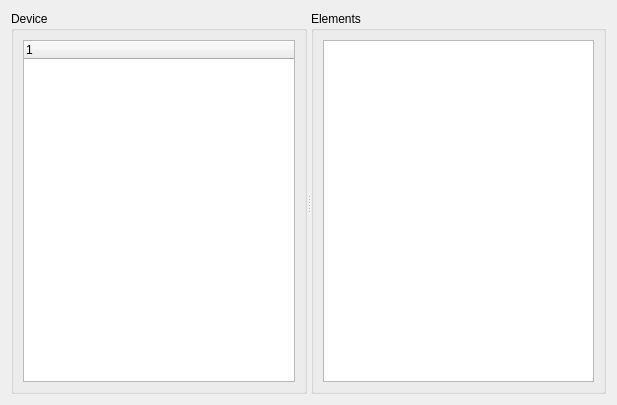
<?xml version="1.0" encoding="UTF-8"?>
<ui version="4.0">
 <class>Form</class>
 <widget class="QWidget" name="Form">
  <property name="geometry">
   <rect>
    <x>0</x>
    <y>0</y>
    <width>617</width>
    <height>405</height>
   </rect>
  </property>
  <property name="windowTitle">
   <string>Form</string>
  </property>
  <layout class="QHBoxLayout" name="horizontalLayout">
   <item>
    <widget class="QSplitter" name="splitter">
     <property name="orientation">
      <enum>Qt::Horizontal</enum>
     </property>
     <widget class="QGroupBox" name="groupBox">
      <property name="title">
       <string>Device</string>
      </property>
      <layout class="QVBoxLayout" name="verticalLayout">
       <item>
        <widget class="QTreeWidget" name="treeDevices">
         <column>
          <property name="text">
           <string notr="true">1</string>
          </property>
         </column>
        </widget>
       </item>
      </layout>
     </widget>
     <widget class="QGroupBox" name="gbData">
      <property name="title">
       <string>Elements</string>
      </property>
      <layout class="QVBoxLayout" name="verticalLayout_2">
       <item>
        <widget class="QTableWidget" name="tbl"/>
       </item>
      </layout>
     </widget>
    </widget>
   </item>
  </layout>
 </widget>
 <resources/>
 <connections/>
</ui>
